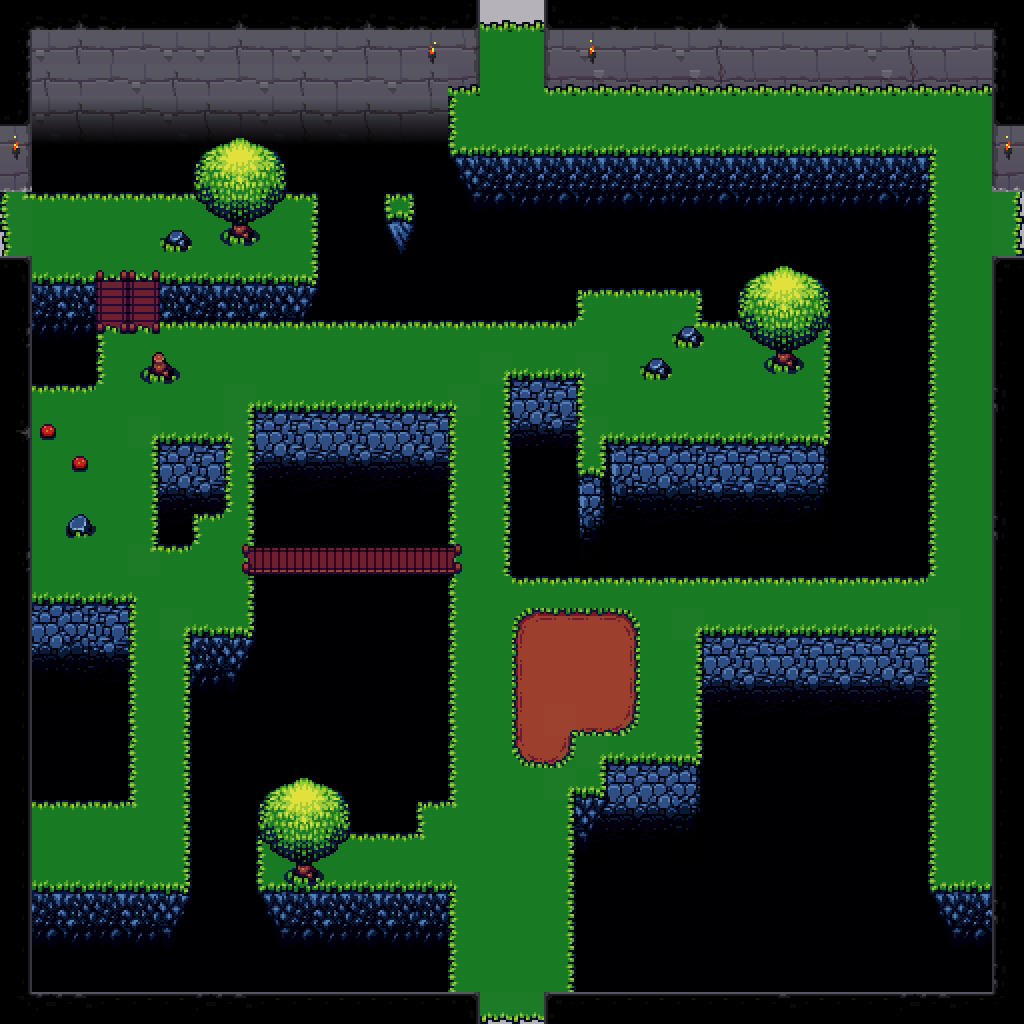

A 2D game scene composited from a Tiled map and its tileset images. What follows is a short description and the map's XML, with each tile layer's data collapsed to a summary:
An orthogonal 32x32 tile map with 32x32 px tiles, 4 tile layers (ground, walls, objects, tops), 3 tilesets and 66 objects (8x light, 3x secretGM, secretWall, zombie).

<map version="1.0" orientation="orthogonal" width="32" height="32" tilewidth="32" tileheight="32">
 <tileset firstgid="1" name="dungeon tileset calciumtrice" tilewidth="32" tileheight="32">
  <image source="../textures/spritesheets/dungeon tileset calciumtrice.png" width="960" height="808" />
 </tileset>
 <tileset firstgid="751" name="buch" tilewidth="32" tileheight="32">
  <image source="../textures/spritesheets/the_field_of_the_floating_island_by_buch_PD.png" width="800" height="640" />
 </tileset>
 <tileset firstgid="1251" name="buch2" tilewidth="32" tileheight="32">
  <image source="../textures/spritesheets/maze_snow.png" width="704" height="448" />
 </tileset>
 <layer name="ground" width="32" height="32">
  <data>[1024 cells, 1024 non-empty, 26 distinct tile ids]</data>
 </layer>
 <layer name="walls" width="32" height="32">
  <data>[1024 cells, 272 non-empty, 66 distinct tile ids]</data>
 </layer>
 <layer name="objects" width="32" height="32">
  <data>[1024 cells, 55 non-empty, 20 distinct tile ids]</data>
 </layer>
 <layer name="tops" width="32" height="32">
  <data>[1024 cells, 139 non-empty, 28 distinct tile ids]</data>
 </layer>
 <objectgroup name="colliderWalls" width="0" height="0">
  <object x="0" y="0" width="480" height="96" />
  <object x="544" y="0" width="480" height="96" />
  <object x="320" y="160" width="32" height="128" />
  <object x="32" y="288" width="64" height="96" />
  <object x="160" y="288" width="416" height="32" />
  <object x="544" y="256" width="192" height="32" />
  <object x="704" y="288" width="160" height="32" />
  <object x="512" y="384" width="64" height="128" />
  <object x="608" y="448" width="256" height="32" />
  <object x="832" y="320" width="32" height="64" />
  <object x="512" y="512" width="32" height="32" />
  <object x="512" y="544" width="416" height="32" />
  <object x="896" y="160" width="32" height="224" />
  <object x="160" y="448" width="64" height="64" />
  <object x="160" y="512" width="32" height="32" />
  <object x="256" y="416" width="192" height="128" />
  <object x="768" y="320" width="32" height="64" />
  <object x="672" y="320" width="32" height="32" />
  <object x="640" y="352" width="32" height="32" />
  <object x="224" y="192" width="32" height="64" />
  <object x="160" y="224" width="32" height="32" />
  <object x="64" y="512" width="32" height="32" />
  <object x="288" y="832" width="32" height="64" />
  <object x="256" y="576" width="192" height="32" />
  <object x="256" y="608" width="32" height="32" />
  <object x="416" y="608" width="32" height="192" />
  <object x="288" y="800" width="128" height="32" />
  <object x="288" y="896" width="160" height="32" />
  <object x="416" y="928" width="32" height="64" />
  <object x="0" y="992" width="480" height="32" />
  <object x="544" y="992" width="480" height="32" />
  <object x="992" y="288" width="32" height="704" />
  <object x="704" y="640" width="224" height="32" />
  <object x="896" y="672" width="32" height="224" />
  <object x="896" y="896" width="96" height="32" />
  <object x="704" y="672" width="32" height="96" />
  <object x="608" y="768" width="128" height="32" />
  <object x="576" y="800" width="64" height="32" />
  <object x="576" y="832" width="32" height="160" />
  <object x="32" y="896" width="192" height="32" />
  <object x="32" y="608" width="96" height="192" />
  <object x="192" y="672" width="32" height="224" />
  <object x="192" y="640" width="96" height="32" />
  <object x="576" y="480" width="64" height="32" />
  <object x="0" y="288" width="32" height="704" />
  <object x="0" y="96" width="32" height="96" />
  <object x="416" y="96" width="32" height="64" />
  <object x="992" y="96" width="32" height="96" />
  <object x="416" y="160" width="480" height="32" />
  <object x="32" y="160" width="288" height="32" />
  <object x="896" y="448" width="32" height="96" />
  <object x="864" y="448" width="32" height="32" />
  <object x="864" y="352" width="32" height="32" />
  <object name="secretWall" x="832" y="384" width="96" height="64" />
 </objectgroup>
 <objectgroup name="lights" width="0" height="0">
  <object name="light" x="224" y="192" width="32" height="32" />
  <object name="light" x="768" y="320" width="32" height="32" />
  <object name="light" x="288" y="832" width="32" height="32" />
  <object name="light" x="384" y="192" width="32" height="32" />
  <object name="light" x="416" y="32" width="32" height="32" />
  <object name="light" x="576" y="32" width="32" height="32" />
  <object name="light" x="992" y="128" width="32" height="32" />
  <object name="light" x="0" y="128" width="32" height="32" />
  <object name="secretGM" type="secretGM" x="849" y="414" />
  <object name="secretGM" type="secretGM" x="880" y="415" />
  <object name="secretGM" type="secretGM" x="912" y="416" />
 </objectgroup>
 <objectgroup name="monsters" width="0" height="0">
  <object name="zombie" x="544" y="672" width="32" height="32" />
 </objectgroup>
</map>
